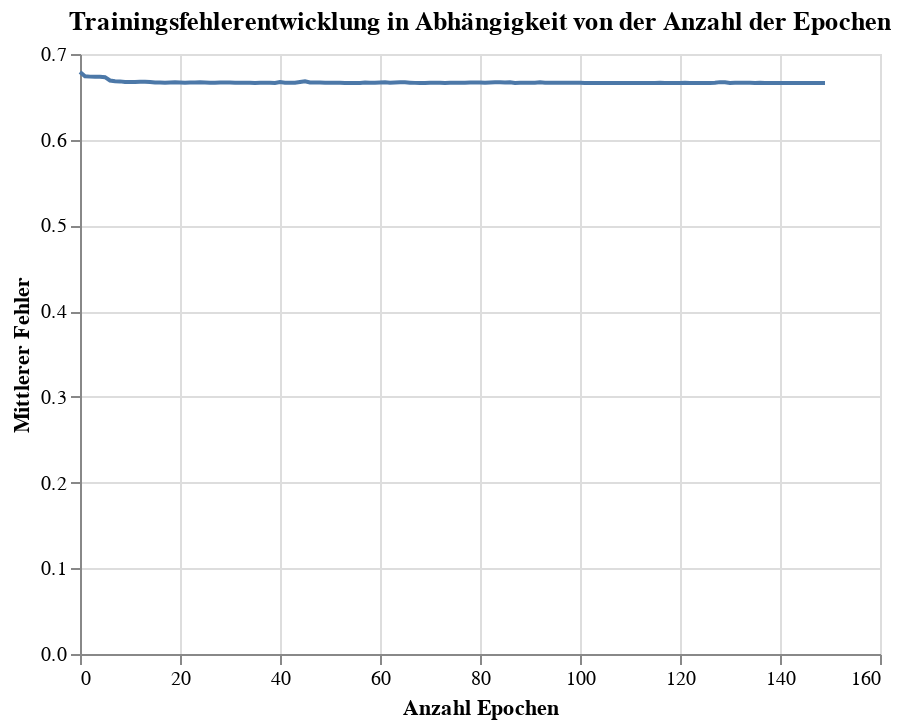

Notebook code cell kept with this figure:
### Code cell
train_chart = alt.Chart(loss_df).mark_line().encode(
    x=alt.X('Epoch', title = 'Anzahl Epochen'),
    y=alt.Y('Loss', title = 'Mittlerer Fehler')
).properties(title='Trainingsfehlerentwicklung in Abhängigkeit von der Anzahl der Epochen')
train_chart

### Figure 1 — Vega-Lite specification as saved in the notebook (floating-point values rounded to 4 significant figures; data arrays with more than 128 entries replaced by an {"elided": "..."} marker saying what was removed)
{"config": {"view": {"continuousWidth": 400, "continuousHeight": 300}}, "data": {"name": "data-a8a9afb96074f551c079c67a1e7470c1"}, "mark": "line", "encoding": {"x": {"field": "Epoch", "title": "Anzahl Epochen", "type": "quantitative"}, "y": {"field": "Loss", "title": "Mittlerer Fehler", "type": "quantitative"}}, "title": "Trainingsfehlerentwicklung in Abhängigkeit von der Anzahl der Epochen", "$schema": "https://vega.github.io/schema/vega-lite/v4.17.0.json", "datasets": {"data-a8a9afb96074f551c079c67a1e7470c1": {"elided": "150 records"}}}
